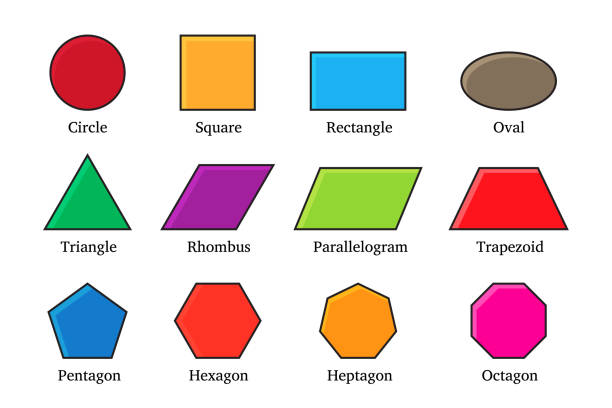
#> input picture Intro_Computer_Vision/Vision/img.jpg, 612 x 408 px, found by its file name
$ python shapes_det.py
#> lines starting #> are read from the running program, lines starting #| are printed output that depends on the picture; after the words box and inside, x2 and y2 are one past the last pixel; in counts of white or black regions, pixels touching at a corner belong together
import cv2
import cvzone
import numpy as np
from cvzone.Utils import findContours

Img = "Intro_Computer_Vision/Vision/img.jpg"
img = cv2.imread(Img)
#> img is the input picture: shape (408, 612, 3); mean B, G, R 212.9, 215.3, 228.5

imgGray = cv2.cvtColor(img, cv2.COLOR_BGR2GRAY)
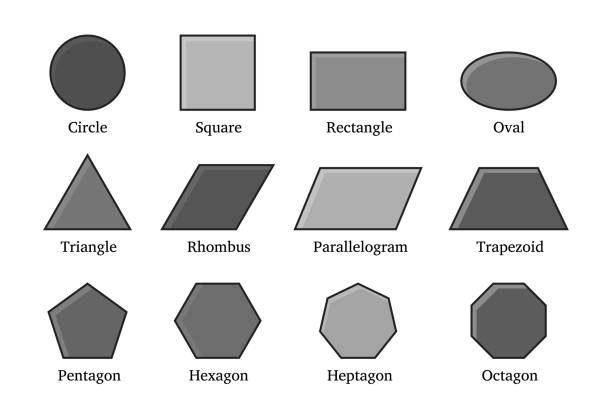
#> imgGray: shape (408, 612); min 0, max 255, mean 219

lower_bound = 100
high_bound = 250
grayCanny = cv2.Canny(imgGray, lower_bound, high_bound)
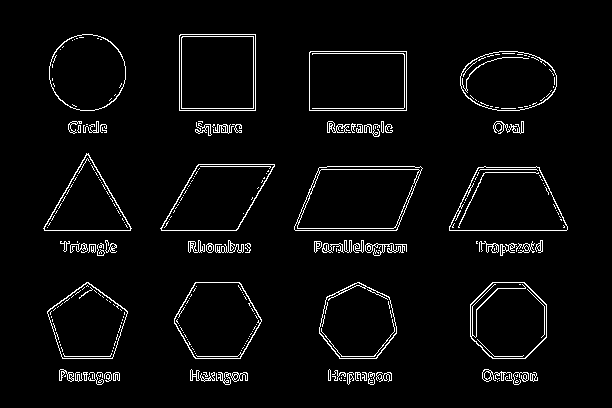
#> grayCanny: shape (408, 612); 3.8% white in thin lines or dots, all inside (x1, y1, x2, y2) = (43, 34, 568, 385)

newArraySize = (5,5)
gray_dilate = cv2.dilate(grayCanny, np.ones(newArraySize, np.uint8), iterations=2)
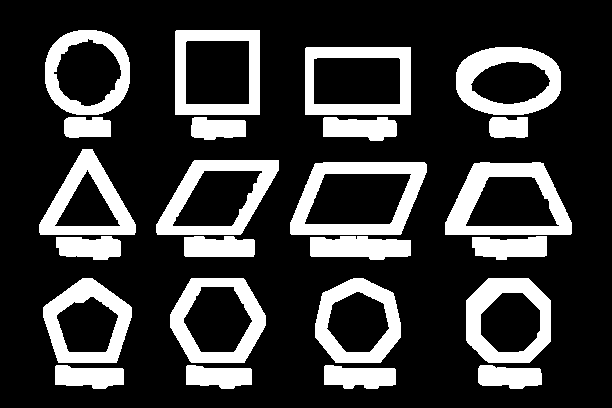
#> gray_dilate: shape (408, 612); 22.5% white; 24 white regions, largest, box (x1, y1, x2, y2) and area: (290, 162, 427, 235) 4078, (445, 162, 572, 235) 4039, (156, 160, 279, 235) 3529

#> (the run stopped early here; a loop or call above may not have finished)
